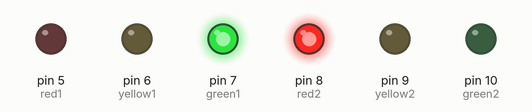
Recording of a sketch running on a simulated Arduino Uno, built with avr-gcc and run on an emulated ATmega328P. On the bench: output pins drawn as LEDs (lit = HIGH).

Above: at 2.0 s.
At 4.5 s:
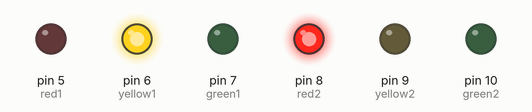
At 7.5 s:
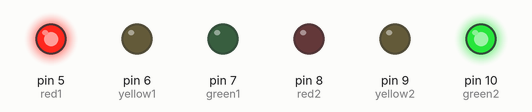
At 10.0 s:
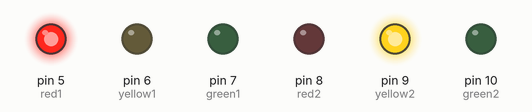
At 11.7 s:
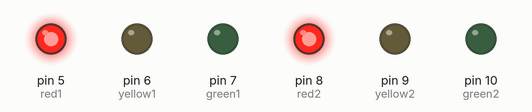
Timing chart, 0 to 16.9 s (numbered marks = the images above):
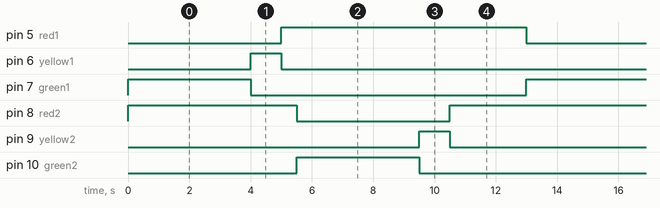

The sketch:

cruzamento.ino
```cpp
#define red1 5
#define yellow1 6
#define green1 7

#define red2 8
#define yellow2 9
#define green2 10

#define temporizacao 1000

void setup() {
  // put your setup code here, to run once:
  pinMode(red1, OUTPUT);
  pinMode(yellow1, OUTPUT);
  pinMode(green1, OUTPUT);
  pinMode(red2, OUTPUT);
  pinMode(yellow2, OUTPUT);
  pinMode(green2, OUTPUT);
 }

void loop() {
  // put your main code here, to run repeatedly:
  /*digitalWrite(green1, HIGH);
  digitalWrite(green2, HIGH);
  digitalWrite(red1, HIGH);
  digitalWrite(red2, HIGH);
  digitalWrite(yellow1, HIGH);
  digitalWrite(yellow2, HIGH);
*/


  //1
  digitalWrite(green1, HIGH);
  digitalWrite(red2, HIGH);
  delay(4*temporizacao);

  //2
  digitalWrite(green1, LOW);
  digitalWrite(yellow1, HIGH);
  delay(1*temporizacao);

  //3
  digitalWrite(yellow1, LOW);
  digitalWrite(red1, HIGH);
  delay(0.5*temporizacao);

  //4
  digitalWrite(red2, LOW);
  digitalWrite(green2, HIGH);
  delay(4*temporizacao);

  //5
  digitalWrite(green2, LOW);
  digitalWrite(yellow2, HIGH);
  delay(1*temporizacao);

  //6
  digitalWrite(yellow2, LOW);
  digitalWrite(red2, HIGH);
  delay(0.5*temporizacao);


  digitalWrite(yellow1, LOW);
  digitalWrite(red1, HIGH);
  delay(2000);
  digitalWrite(red1, LOW);


}
```

Measured:
- by itself, pin 5 (red1): alternates HIGH for 8.0 s and LOW for 5.0 s
- by itself, pin 6 (yellow1), pin 9 (yellow2): alternates HIGH for 1.0 s and LOW for 12.0 s
- by itself, pin 7 (green1), pin 10 (green2): alternates HIGH for 4.0 s and LOW for 9.0 s
- by itself, pin 8 (red2): repeats every 13.0 s: LOW 5.0 s, HIGH 8.0 s
